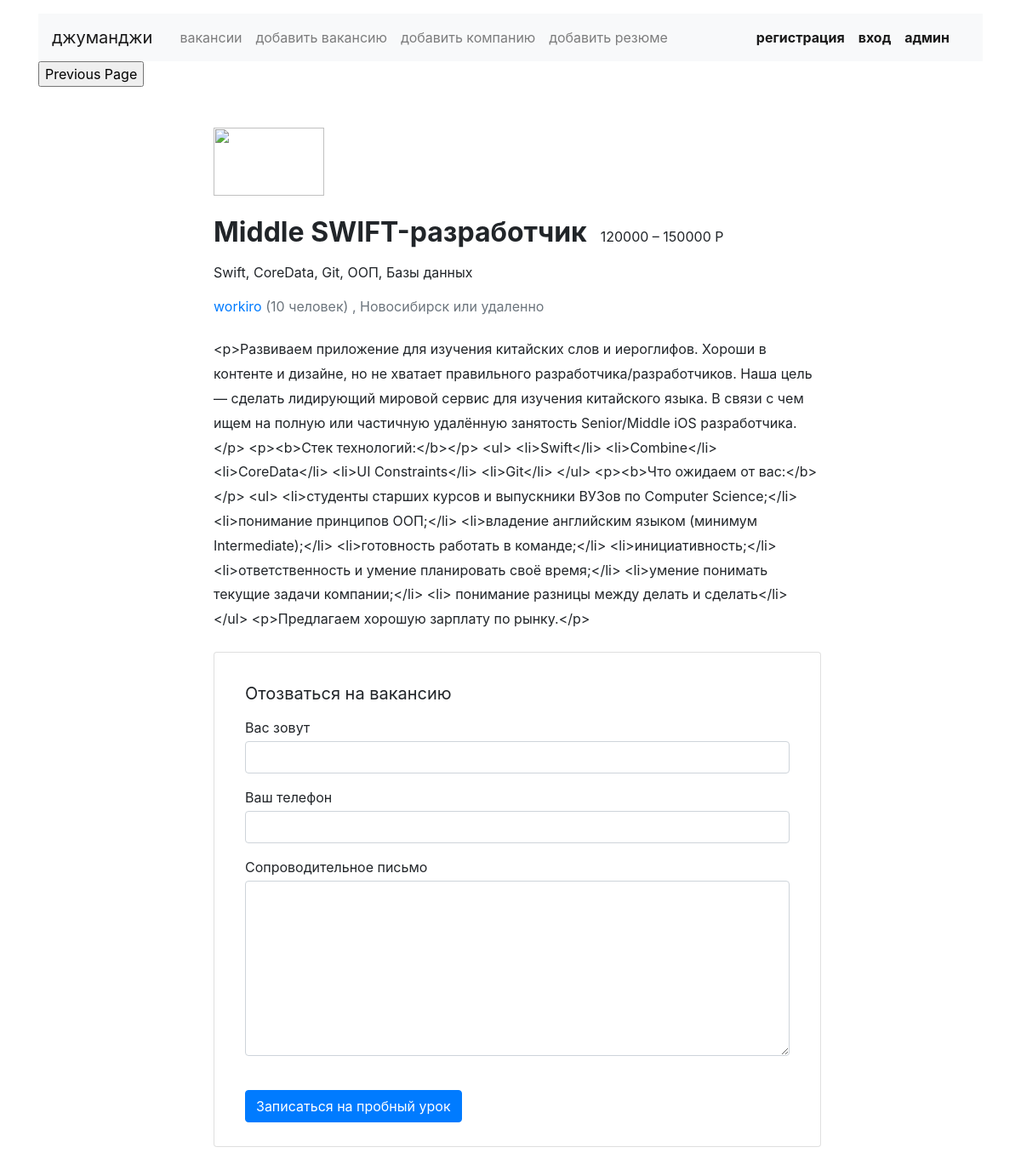
The page /vacancies/3 on the database its author committed.
### vacancyfromstep/models.py (models this page shows, shortened)
class Vacancy(models.Model):
    title = models.CharField(max_length=20)
    specialty = models.ForeignKey(Specialty, on_delete=models.CASCADE, related_name='vacancies')
    company = models.ForeignKey(Company, on_delete=models.CASCADE, related_name='vacancies')
    skills = models.CharField(max_length=200)
    description = models.TextField(max_length=300)
    salary_min = models.PositiveIntegerField()
    salary_max = models.PositiveIntegerField()
    published_at = models.DateField(auto_now=True)
    class Meta:
        verbose_name = 'вакансия'
        verbose_name_plural = 'лист вакансий'

class Company(models.Model):
    name = models.CharField(max_length=20)
    location = models.CharField(max_length=20)
    logo = models.URLField(default='https://place-hold.it/100x60')
    description = models.CharField(max_length=300)
    employee_count = models.PositiveSmallIntegerField()
    class Meta:
        verbose_name = 'наименование компании'
        verbose_name_plural = 'список компаний'

### vacancyfromstep/views.py (the view)
# urls.py: path('vacancies/<int:single_vac>', vacanci_single, name='vacanci_single'),
def vacanci_single(request, single_vac=1):
    vacanci_from_single = Vacancy.objects.get(pk=single_vac)
    company_id = vacanci_from_single.company
    return render(request, 'vacancyfromstep/vacancy.html', {'vacanci_from_single': vacanci_from_single,
                                                            'single_vac': single_vac, 'company_id': company_id})

### vacancyfromstep/templates/vacancyfromstep/vacancy.html (shortened to what this page needs)
<!DOCTYPE html>
<html lang="ru">
<head>
  <link rel="stylesheet" href="https://stackpath.bootstrapcdn.com/bootstrap/4.3.1/css/bootstrap.min.css">
</head>
<body>
  <header class="container mt-3">
    {% include 'vacancyfromstep/NAVIGATION.html' %}
  </header>
  <main class="container mt-3 pb-5">
    <div class="row mt-5">
      <div class="col-12 col-lg-2">
      </div>
      <div class="col-12 col-lg-8">
        <section class="pl-3">
          <a href="/vacancies/{{ single_vac }}"><img src="{{ vacanci_from_single.p }}" width="130" height="80" alt=""></a>
          <div class="d-flex align-items-baseline align-content-baseline">
            <h1 class="h2 mt-4 font-weight-bold" >{{ vacanci_from_single.title }}</h1>
            <p class="m-0 pl-3">{{ vacanci_from_single.salary_min }} – {{ vacanci_from_single.salary_max}} Р</p>
          </div>
          <p class="mt-2">{{ vacanci_from_single.skills }}</p>
          <p class="text-muted mb-4"><a href="/companies/{{ company_id.pk }}"> {{ vacanci_from_single.company.name}}</a> ({{ vacanci_from_single.company.employee_count}} человек) , {{ vacanci_from_single.company.location}} или удаленно</p>
          <div style="line-height: 1.8;">
          {{ vacanci_from_single.description }}
          </div>
          <form action="/echo" class="card mt-4 mb-3" enctype="multipart/form-data">
            <div class="card-body mx-3">
              <p class="h5 mt-3 font-weight-normal">Отозваться на вакансию</p>
              <div class="form-group">
                <label class="mb-1 mt-2" for="userName">Вас зовут</label>
                <input class="form-control" type="text" placeholder="" id="userName">
              </div>
              <div class="form-group">
                <label class="mb-1" for="userPhone">Ваш телефон</label>
                <input class="form-control" type="tel" placeholder="" id="userPhone">
              </div>
              <div class="form-group">
                <label class="mb-1" for="userMsg" >Сопроводительное письмо</label>
                <textarea class="form-control" rows="8" id="userMsg"></textarea>
              </div>
              <input type="submit" class="btn btn-primary mt-4 mb-2" value="Записаться на пробный урок">
            </div>
          </form>
        </section>
      </div>
    </div>
  </main>
</body>
</html>

### rows shown on the page
Vacancy: title "Middle SWIFT-разработчик", salary_min "120000", salary_max "150000", skills "Swift, CoreData, Git, ООП, Базы данных", company.name "workiro", company.employee_count "10", company.location "Новосибирск", description "<p>Развиваем приложение для изучения китайских слов и иероглифов. Хороши в контенте и дизайне, но не хватает правильного разработчика/разработчиков. Наша цель — сделать лидирующий мировой сервис для изучения китайского языка. В связи с чем ищем на полную или частичную удалённую занятость Senior/Middle iOS разработчика.</p> <p><b>Стек технологий:</b></p> <ul> <li>Swift</li> <li>Combine</li> <li>CoreData</li> <li>UI Constraints</li> <li>Git</li> </ul> <p><b>Что ожидаем от вас:</b></p> <ul> <li>студенты старших курсов и выпускники ВУЗов по Computer Science;</li> <li>понимание принципов ООП;</li> <li>владение английским языком (минимум Intermediate);</li> <li>готовность работать в команде;</li>…"
